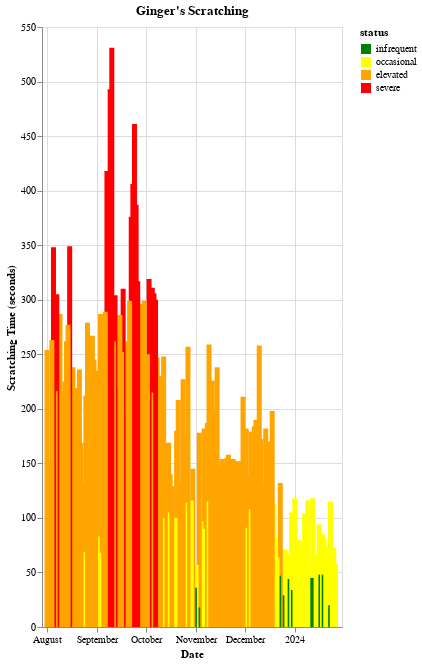

The notebook cell this image was saved under:
### Code cell
import altair as alt

scale = alt.Scale(domain=['infrequent', 'occasional', 'elevated', 'severe'], range=['green', 'yellow', 'orange', 'red'])
alt.Chart(df, title="Ginger's Scratching").mark_bar().encode(
    x=alt.X('start_date', type='temporal').title('Date'),
    y=alt.Y('score', type='quantitative').title('Scratching Time (seconds)'),
    color=alt.Color('status', type='nominal', scale=scale)
).properties(
    width='container',
    height=600,
)

### Figure 1 — Vega-Lite specification as saved in the notebook (floating-point values rounded to 4 significant figures; data arrays with more than 128 entries replaced by an {"elided": "..."} marker saying what was removed)
{"config": {"view": {"continuousWidth": 300, "continuousHeight": 300}}, "data": {"name": "data-51ac016676fee97dfab2ec32b0c35ac9"}, "mark": {"type": "bar"}, "encoding": {"color": {"field": "status", "scale": {"domain": ["infrequent", "occasional", "elevated", "severe"], "range": ["green", "yellow", "orange", "red"]}, "type": "nominal"}, "x": {"field": "start_date", "title": "Date", "type": "temporal"}, "y": {"field": "score", "title": "Scratching Time (seconds)", "type": "quantitative"}}, "height": 600, "title": "Ginger's Scratching", "width": "container", "$schema": "https://vega.github.io/schema/vega-lite/v5.16.3.json", "datasets": {"data-51ac016676fee97dfab2ec32b0c35ac9": {"elided": "180 records"}}}
